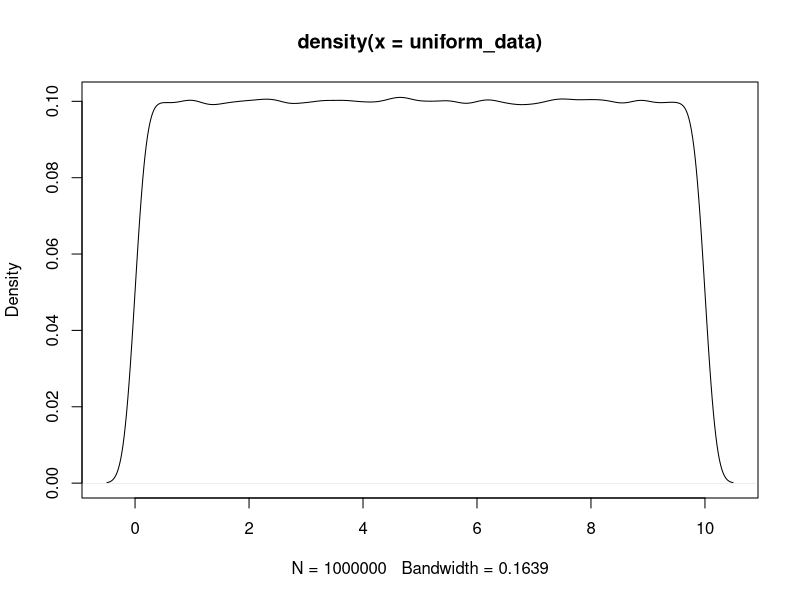
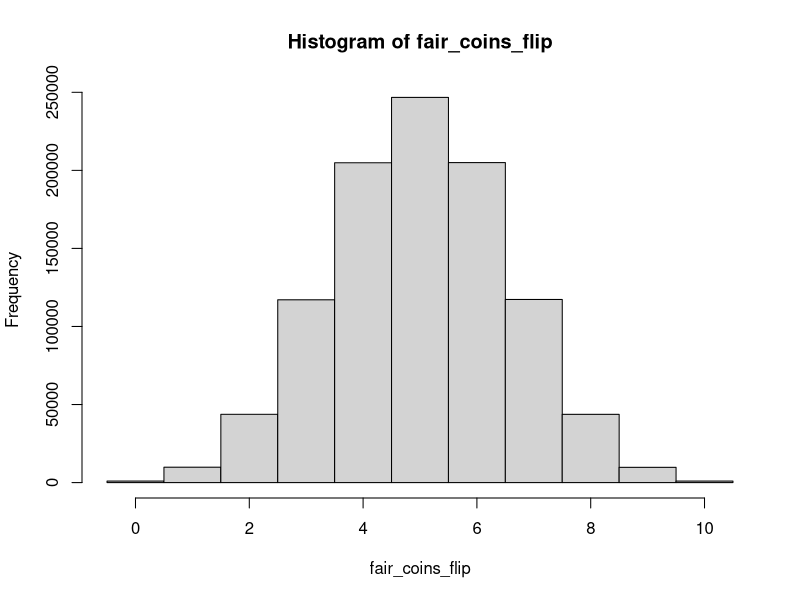
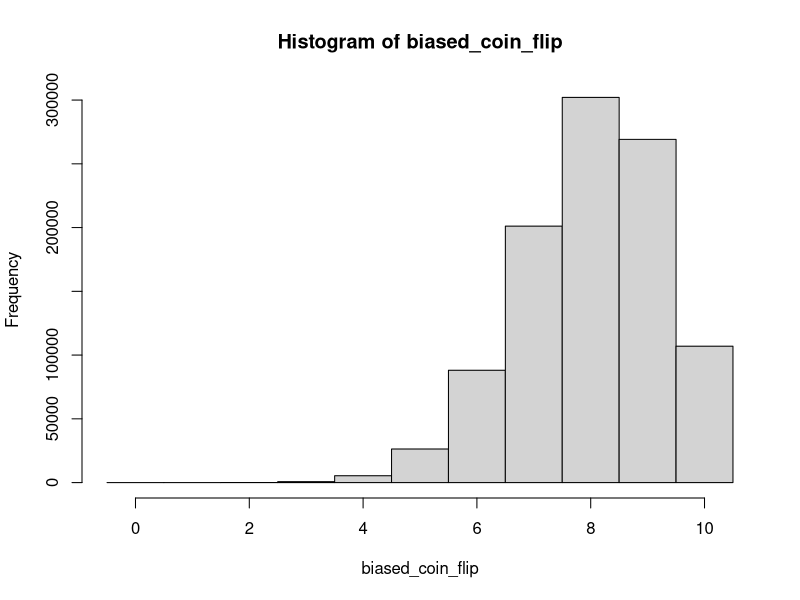
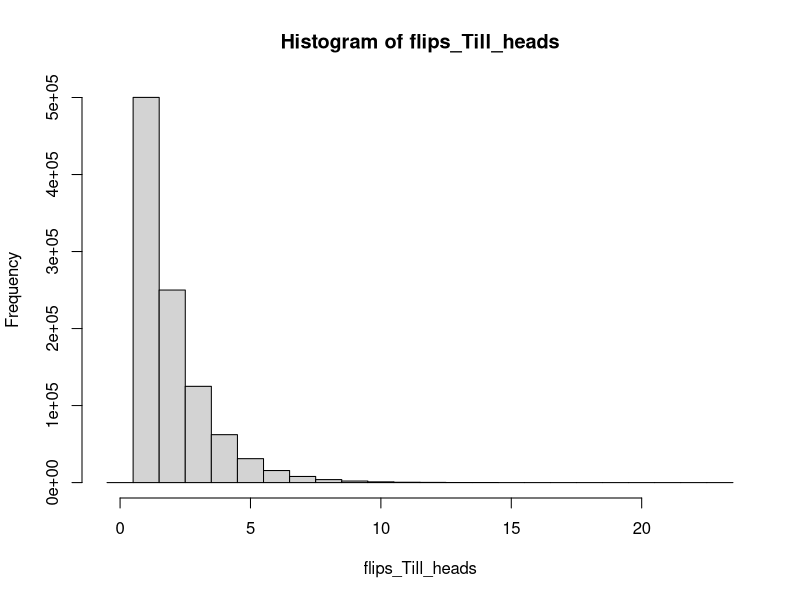
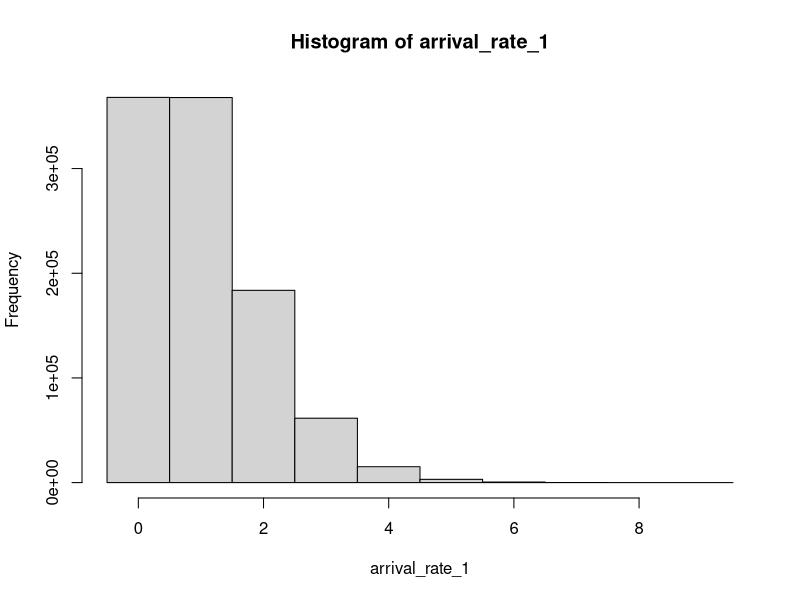
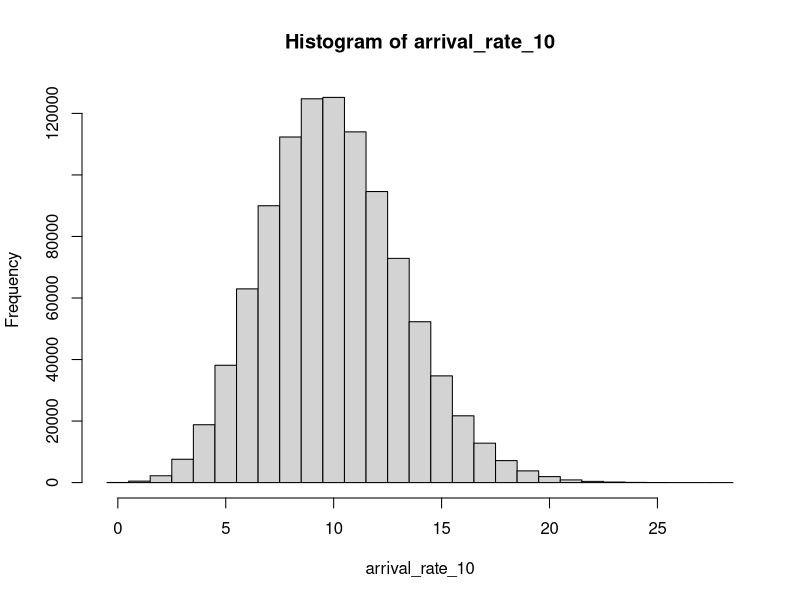

R code for these plots, in order:
# Probability measures how likely it is for an event to occur on a scale from 
# 0 ( the event never occurs ) to 1 ( the event always occurs )

# Probability distribution describes how a r.v is distributed,
# it tells us which values a r.v is most likely to take on and which is less likely.


#########################################################################################
### Distribution Function Basics and The uniform distribution ###
#########################################################################################

# The uniform distribution is a probability distribution where each value within a certain range
# is equally likely to occur and values outside of the range never occur
# If we make a density plot of a uniform distribution, it appears flat 
# because no value is any more likely than another

options(warn = -1)                      # suppress warnings
uniform_data <-runif(1000000, 0, 10)     # generate data from a uniform distribution
plot(density(uniform_data))

# the area under the probability density curve is always equal to 1
# Every probabilty distribution in R comes with 4 function prefixes: "r", "p", "q" and "d"

#######################################################################
# "r" prefix is used to generate random numbers from a specified distribution
more_random_data <- runif(n = 10000, min = 0, max = 10)    # generate 10000 random numbers

# "p" prefix is used to determine the prob. that an obs. drawn from a distribution falls below a specified value
# ( known as "cumulative distrbution function)
# In essence, "p" gives you the area under the distribution's density curve to the left
# of a certain value on the x-axis
punif(q = 2.5, min = 0, max = 10)    # q is the cut-off value ( quantile )

# "q" prefix is the inverse of the prefix "p"
# It returns cut-off value (quantile) associated with a given probability
qunif(p = 0.40, min = 0, max=10)    # p is probability cut-off

# "d" prefix gives you the density (height of the density curve) at a given point
dunif(x = 0, min = 0, max = 10)    # x is the value at which to check density
dunif(x = 5, min = 0, max = 10)    # checking some more densities
dunif(x = 10, min = 0, max = 10)
dunif(x = 11, min = 0, max = 10)   # a value outside distribution's range has 0 probability 

#######################################################################################
### Generating random numbers and setting the seed ###
#######################################################################################

# any time you need to generate randm real numbers in a range with equal prob. you can use runif()
# the uniform dist. is cont. meaning the values it generates can take on any real numbered value within the specified range
# so the nos. it generates are decimals.
# if you need to generate integers instead of decimals, you could use floor() to round the decimals down
random_ints <- floor(runif(100000, 1,11))   # generate random data and round down
table(random_ints)

# Using runif() is not necessary to generate integers however:
# you can use the sample(), to draw a specifies no. of samples from a vector instead
random_ints2 <- sample(x = 1:10,           # vector to sample from
                       size = 100000,      # number of samples
                       replace = TRUE)     # sample with replacement
table(random_ints2)

## When generating random data and working with functions that involve randomization,
## Your results can differ from one run to the next
## To make you results reproducible, you can set a seed as follows
set.seed(12)          # set seed to arbitrary value
runif(5,1,5)          # generate some random numbers

set.seed(12)          # reset seed to the same value
runif(5,1,5)          # generate more random numbers
# this reproducibilty illustrates the fact that these r.n aren't truely random,
# but rather "pseudorandom"


###########################################################################################
### Normal Distribution ###
############################################################################################
## The normal or gaussian distribution is a cont. prob. dist. characterized by a 
# "symmetric bell-shaped curve".
# A normal dist. is defoned by its centre (mean) and spread (standard deviation)

normally_distributed <- rnorm(1000000, mean = 0, sd = 1)

prob_under_minus1 <- pnorm(q=-1, 0, 1)               # prob. below -1
prob_over_1 <- 1 - pnorm(q=1, 0, 1)                  # prob. above 1
between_prob <- 1 - (prob_over_1 + prob_under_minus1)  # prb. between -1 and 1

prob_under_minus1
prob_over_1
between_prob


## Finding quantiles of a normal distribution
qnorm(p=0.025)      # quantile at 2.5% cut-off
qnorm(p=0.975)      # quantile at 97.5% cut-off

## the quantile output above confirms that roughly 5% of the data lies more than 2 sd from the mean

###########################################################################################
### Binomial Distribution ###
###########################################################################################
# the binomial dist. is a dicrete prob. dist. that models the outcomes of a given random trails of some exp.
# or event with a known prob. of success.
# defined by two parameters : the probability of success in any iven trail and the no. of random trials
# each individaul trial is known as "Bernoulli random trial"

fair_coins_flip <- rbinom(1000000, size = 10, p = 0.5)
table(fair_coins_flip)
hist(fair_coins_flip, breaks = seq(-0.5,10.5,1))

# the histogram shows that a binomial dist. with a 50% prob. of success is symmetric, 
# with the most likely outcomes lying at the centre. This is reminiscent of normal dist.
# but if we alter the success prob., the dist. won't be symmetric

set.seed(9)
biased_coin_flip <- rbinom(1000000, 10, 0.8)
table(biased_coin_flip)
hist(biased_coin_flip, breaks = seq(-0.5,10.5,1))

# check the chances of achieving 5 successes or less
pbinom(q=5, 10, 0.8)
# check chances of achieving 9 successes or more
pbinom(q=9, 10, 0.8, lower.tail = F)   # check the upper tail

# dbinom() checks the density of the binomial at a given value of x
 ## check prob. of 5 successe in 10 flips in fair coin
dbinom(x = 5 , size = 10, prob = 0.5)
 ## check prob. of 8 successes in 10 flips of biased coin
dbinom(x = 8, size = 10, prob = 0.8)


########################################################################################
### Geometric and Exponential Distributions ###
#########################################################################################
# the geometric and exponential distribution models the time it takes for an event to occur
# the geometric distribution is discrete and models the number of trials it takes to achieve the sucess
## in repeated exp. with a given prob. of success
# the exponential distribution is a cont. analog of the geometric dist. and models the amount of time
## you have to wait before an event occurs with a certain occurrence rate

#### 1. Geometric Distribution
# In R, the geom functions actually models the no. of failures until the first successes,
## so we need to add 1 to get the number of trials until the first success
set.seed(12)
flips_Till_heads <- rgeom(n = 1000000, prob = 0.5) + 1
table(flips_Till_heads)
hist(flips_Till_heads, breaks = seq(-0.5, max(flips_Till_heads) + 0.5))

## lets use pgeom() to get the prob. of 6 flips or more to get a success
pgeom(q=6, prob = 0.5, lower.tail = F)

# use dgeom() to get the prob. of specific no. of failures before a success
## check the chance of getting one failure and then a success
dgeom(x = 1,
      prob = 0.5)

#### 2. Exponential Distribution
# generating exponential dist. where we have to wait longer than 1 time unit for a success and plot it
exponential_data <- rexp(n = 1000000, rate = 1)      # success/arrival rate

 ## get prob. of waiting more than 1 time unit before a success
pexp(q = 1, rate = 1, lower.tail = FALSE)

##### Similar to geometric dist., the exponential dist. starts high and has a long tail that trails off
## to the right that contains rare cases where you have to wait much longer than avg. of an arrival


#################################################################################################
###### Poisson Distribution #######
############################################################################################
 ## the poisson dist. models the prob. of seeing a certain no. of successes within a time interval,
## where the time it takes for the next success is modelled by the an exponential dist.

## it can be used to model
 # traffic
 # no. of arrivals a hospital can expect in an hour's time
 # no. of emails you'd expect to receive in a week

set.seed(12)
arrival_rate_1 <- rpois(n = 1000000, lambda = 1)
table(arrival_rate_1)
hist(arrival_rate_1, breaks = seq(-0.5, max(arrival_rate_1) + 0.5, 1))

## the histogram shows that when arrival rate is low, it is rare to see more than a couple of arrivals
## in each time period
## when the arrival rate is hogh, it becomes increasingly rare to see a low no. of arrivals
## and the dist. starts to look more symmetric

set.seed(12)
arrival_rate_10 <- rpois(n = 1000000, lambda = 10)
table(arrival_rate_10)
hist(arrival_rate_10, breaks = seq(-0.5, max(arrival_rate_10) + 0.5, 1))

# check the prob. of getting 5 arrivals or less
ppois(q = 5, lambda = 10)

# check prob. of getting exactly 10 arrivals
dpois(x = 10, lambda = 10)
